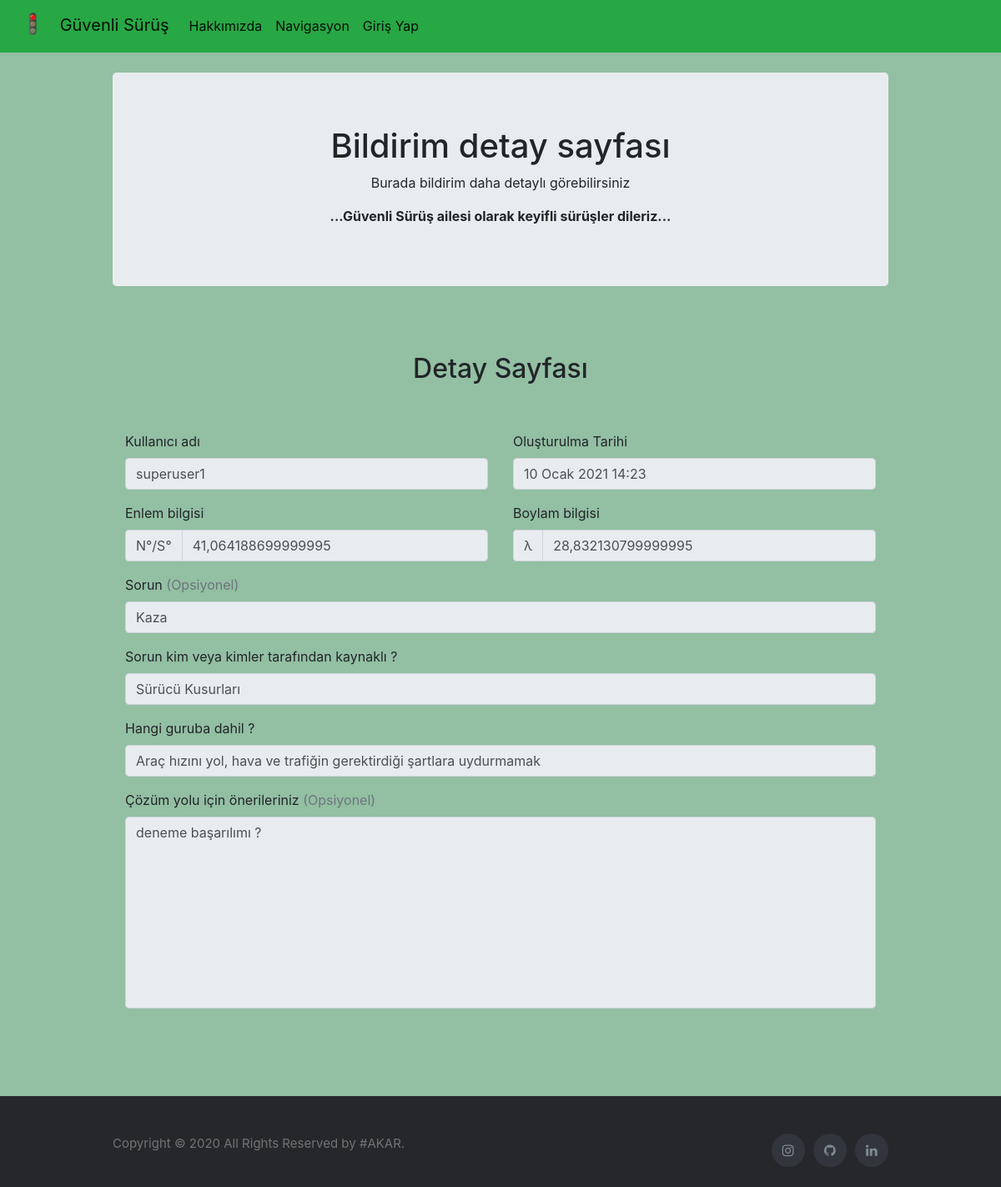
The page /anket/detay/60 on the database as committed earlier.
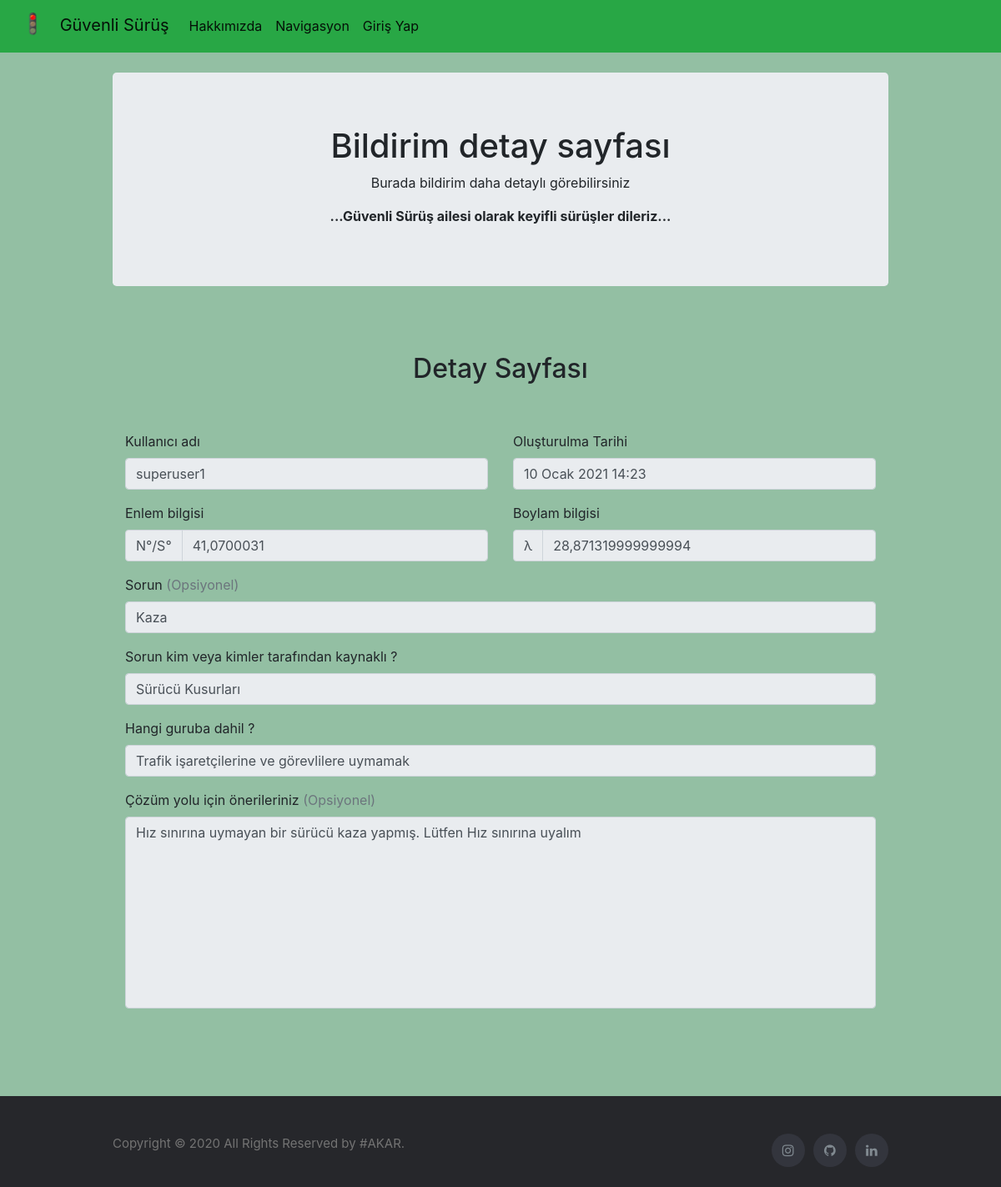
The same page on the database as committed later.
### anket/models.py (models this page shows)
class Anket(models.Model):    #anket tablom
    author = models.ForeignKey("auth.user",on_delete=models.CASCADE,verbose_name="Kayıdı oluşturan")   # kimin yazacagını userdaki foreing ile  tutacaz
    enlem  = models.FloatField()
    boylam = models.FloatField()
    sorun  = models.CharField(max_length=200)
    ana_unsur = models.CharField(max_length=200 ,verbose_name="Sorun Kim Tarafından Kaynaklı",blank=False) # belediye / kullanıcılar / doğal problemler vs
    benzerlik = models.CharField(max_length=200, verbose_name="Hangi Guruba Dahil",blank=False ) # belediyenin alt yapılandırması mesela trafik işaretçilerimi yoksa asvaltmı vs
    alinabilecek_onlem = models.TextField( verbose_name="Sorun ve Çözüm İçin Tavsiyeler (opsiyonel)" ,blank=True )
    tarih = models.DateTimeField(default=now, editable=False)

### anket/views.py (the view)
# urls.py: path('detay/<int:id>',anketdetay),
def anketdetay(request,id):
    newAnket=get_list_or_404(Anket,id=id)
    newAnket=newAnket[0]
    return render (request,"anketdetay.html",{"newAnket":newAnket})

### templates/anketdetay.html (shortened to what this page needs)
{% extends "common/layout.html" %}
{% block content %}
<br>
<div class="container">
  <div class="jumbotron text-center">
    <h1>Bildirim detay sayfası</h1>
    <p>Burada bildirim daha detaylı görebilirsiniz</p>
    <strong>...Güvenli Sürüş ailesi olarak keyifli sürüşler dileriz...</strong>
  </div>
  <div class="container">
<div class="py-5 text-center">
  <h2>Detay Sayfası </h2>
</div>
<div class="row ">
  <div class="col-md-12 ">
    <form class="needs-validation" novalidate>
      <div class="row">
        <div class="col-md-6 mb-3">
          <label for="firstName">Kullanıcı adı</label>
          <input type="text" class="form-control" id="firstName" placeholder="" value="{{newAnket.author}}" required readonly>
        </div>
        <div class="col-md-6 mb-3">
          <label for="lastName">Oluşturulma Tarihi</label>
          <input type="text" class="form-control" id="lastName" placeholder="" value="{{newAnket.tarih}}" required readonly>
        </div>
      </div>
      <div class="row">
        <div class="col-md-6 mb-3">
          <label for="Enlem bilgisi">Enlem bilgisi</label>
          <div class="input-group">
            <div class="input-group-prepend">
              <span class="input-group-text">N°/S°</span>
            </div>
            <input type="text" class="form-control" id="enlem" placeholder="enlem" value="{{newAnket.enlem}}"  readonly>
          </div>
        </div>
        <div class="col-md-6 mb-3">
          <label for="lastName">Boylam bilgisi</label>
          <div class="input-group">
            <div class="input-group-prepend">
              <span class="input-group-text">λ</span>
            </div>
            <input type="text" class="form-control" id="boylam" placeholder="boylam" value="{{newAnket.boylam}}"  readonly>
          </div>
        </div>
      </div>
      <div class="mb-3">
        <label for="sorun">Sorun <span class="text-muted">(Opsiyonel)</span></label>
        <input type="sorun" class="form-control"   value="{{newAnket.sorun}}"  readonly>
      </div>
      <div class="mb-3">
        <label for="address">Sorun kim veya kimler tarafından kaynaklı ?</label>
        <input type="text" class="form-control"    value="{{newAnket.ana_unsur}}" readonly>
      </div>
      <div class="mb-3">
        <label for="address2">Hangi guruba dahil ?  </label>
        <input type="text" class="form-control"    value="{{newAnket.benzerlik}}" readonly>
      </div>
      <div class="mb-3">
        <label >Çözüm yolu için önerileriniz <span class="text-muted">(Opsiyonel)</span></label>
        <textarea class="form-control" id="exampleFormControlTextarea4" rows="9"  readonly>{{newAnket.alinabilecek_onlem}}</textarea>
      </div>
 <br><br>
    </form>
  </div>
</div>
</div>
</div>
{% endblock %}

Rows that differ between the two databases and show on the page:
changed Anket "Kaza": enlem "41,064188699999995" → "41,0700031"; boylam "28,832130799999995" → "28,871319999999994"; benzerlik "Araç hızını yol, hava ve trafiğin gerektirdiği şartlara uydurmamak" → "Trafik işaretçilerine ve görevlilere uymamak"; alinabilecek_onlem "deneme başarılımı ?" → "Hız sınırına uymayan bir sürücü kaza yapmış. Lütfen Hız sınırına uyalım"
